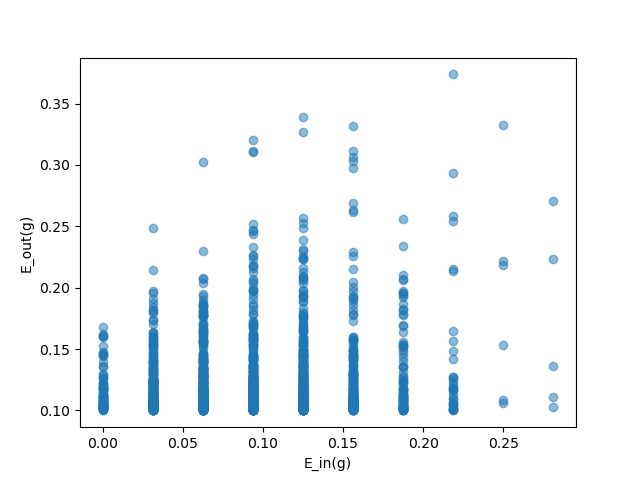

The Python source for this figure:
import numpy as np
import matplotlib.pyplot as plt


def eout_value(s, theta):
    return 0.5 - 0.4 * s + 0.4 * s * np.abs(theta)


def generate_data(n):
    x = np.random.uniform(-1, 1, n)
    noise = np.random.choice([1, -1], n, p=[0.9, 0.1])
    y = np.sign(x) * noise
    # print((x, y))
    return x, y


def solve(n, x, y):
    index = np.argsort(x)
    x_sorted = x[index]
    y_sorted = y[index]
    ein_tmp = float("inf")
    theta_tmp = -1
    s_tmp = -1

    for i in range(n - 1):
        theta = (x_sorted[i] + x_sorted[i + 1]) / 2
        for s in [-1, 1]:
            y_tmp = s * np.sign(x_sorted - theta)
            ein = np.mean(y_sorted != y_tmp)

            if ein < ein_tmp:
                ein_tmp = ein
                theta_tmp = theta
                s_tmp = s
            elif ein == ein_tmp and s * theta < s_tmp * theta_tmp:
                theta_tmp = theta
                s_tmp = s

    return ein_tmp, s_tmp, theta_tmp


def main():
    n = 32
    times = 2000

    eins = np.array([])
    eouts = np.array([])

    for i in range(2000):
        (x, y) = generate_data(n)
        (ein_val, s, theta) = solve(n, x, y)
        eout_val = eout_value(s, theta)

        print((ein_val, eout_val))
        eins = np.append(eins, ein_val)
        # print(eins)
        eouts = np.append(eouts, eout_val)
        # print(eouts)

    print(eins)
    print(eouts)
    plt.scatter(eins, eouts, alpha=0.5)
    plt.xlabel("E_in(g)")
    plt.ylabel("E_out(g)")
    plt.savefig("decision_stump_p10.png")
    # plt.show()

    print("Median of E_in(g) - E_out(g): ", np.median(eins - eouts))
    return


if __name__ == "__main__":
    main()
